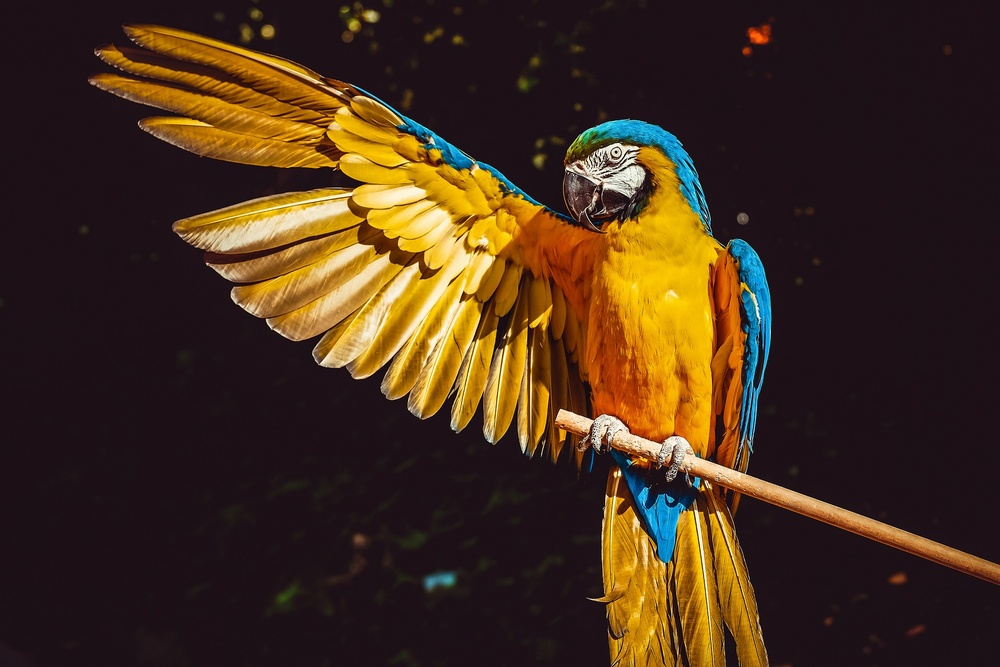
#> input picture opencv/ara.jpg, 1000 x 667 px, shrunk from 1920 x 1280 before the run
$ python otsumethod.py
#> lines starting #> are read from the running program, lines starting #| are printed output that depends on the picture; after the words box and inside, x2 and y2 are one past the last pixel; in counts of white or black regions, pixels touching at a corner belong together
# otsu 의 바법을 이용한 그레이스케일 이미지 이진화
# 클래스를 추출하는데 otsu의 방법을 사용하여 그레이스케일 이미지를 이진 이미지로 변환한다

import cv2
import numpy as np
import matplotlib.pyplot as plt

# 이미지를 흑백으로 읽어옵니다.
image = cv2.imread('ara.jpg',cv2.IMREAD_GRAYSCALE)
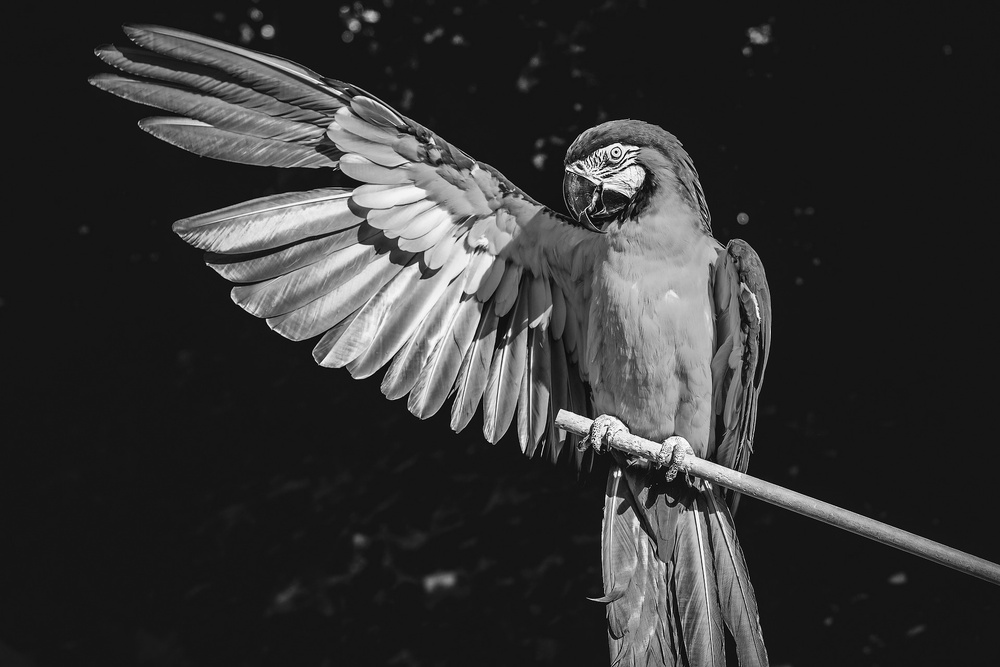
#> image: shape (667, 1000); min 0, max 255, mean 51.9

otsu_thres, otsu_mask = cv2.threshold(image,-1,1,cv2.THRESH_BINARY | cv2.THRESH_OTSU)
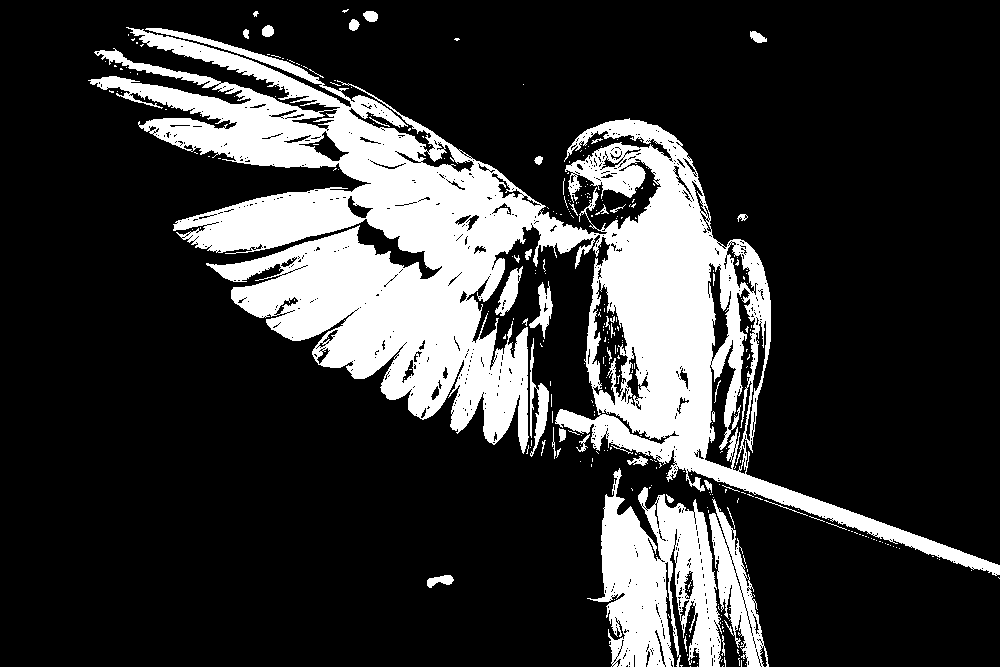
#> otsu_mask: shape (667, 1000); values 0 (black) and 1 (white), 21.3% white; 320 white regions (279 under 20 px), largest, box (x1, y1, x2, y2) and area: (88, 27, 1000, 576) 118952, (587, 468, 722, 667) 15021, (709, 499, 769, 667) 3648
#> otsu_thres = 88
print("측정된 임계값 : ", otsu_thres)
#| 측정된 임계값 :  88.0

plt.figure()
plt.subplot(121)
plt.axis('off')
plt.title('original')
plt.imshow(image,cmap='gray')
plt.subplot(122)
plt.axis('off')
plt.title('otsu')
plt.imshow(otsu_mask, cmap='gray')
plt.tight_layout()
plt.show()
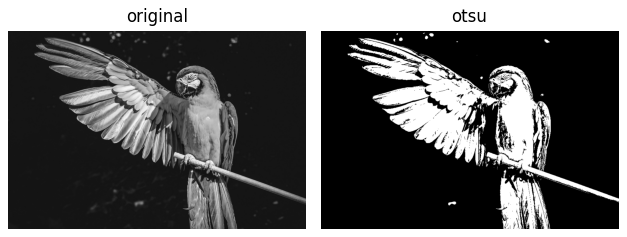
#> figure drawn by matplotlib, 2 panels
